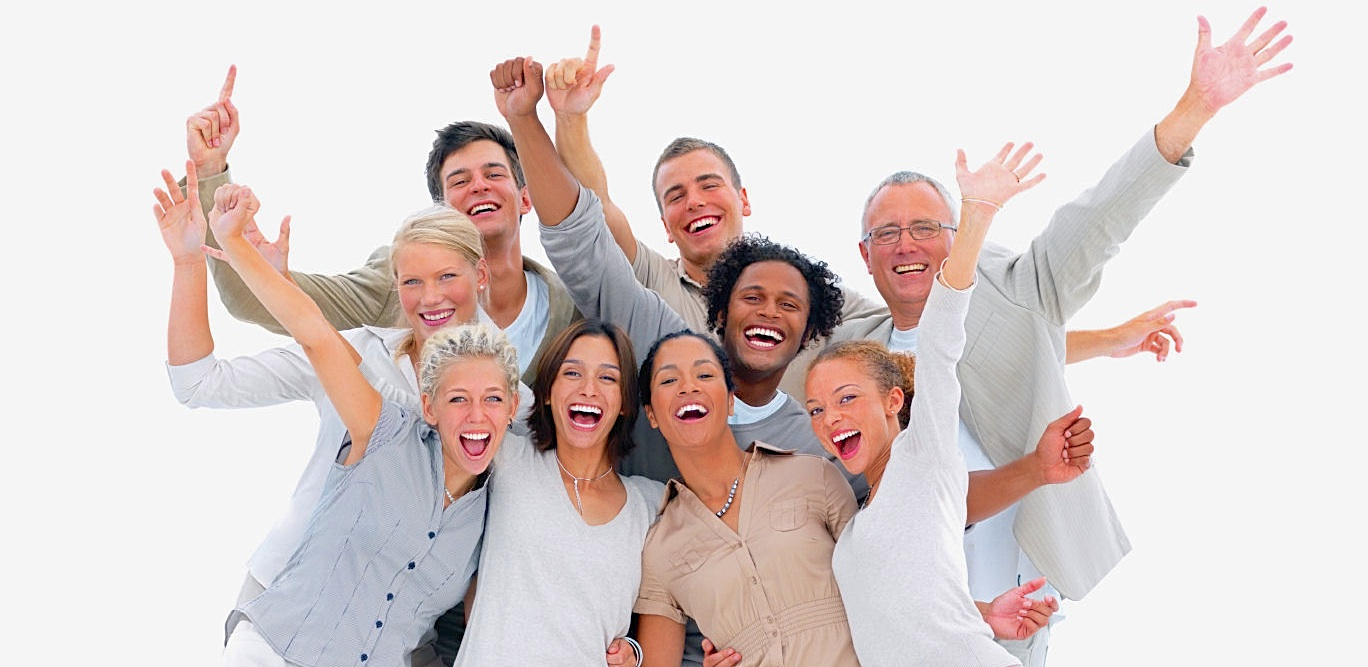
#> input picture example_2.jpg, 1368 x 667 px
$ python Lab1.1.py
#> lines starting #> are read from the running program, lines starting #| are printed output that depends on the picture; after the words box and inside, x2 and y2 are one past the last pixel; in counts of white or black regions, pixels touching at a corner belong together
import cv2 as cv

# drHouse.jpg
image_filename = "example_2.jpg"
image = cv.imread(image_filename, cv.IMREAD_COLOR)
#> image is the input picture: shape (667, 1368, 3); mean B, G, R 204.1, 206.3, 218.6

if (image is None):  # Checkn for invalid input
    print("Could not open or find the image!")
else:
    print("Size of image: ", image.shape)  # print size of image
#| Size of image:  (667, 1368, 3)
    # cv.namedWindow("Image", cv.WINDOW_NORMAL)
    # Convert colored images to grayscale
    grayscale_image = cv.cvtColor(image, cv.COLOR_RGB2GRAY)
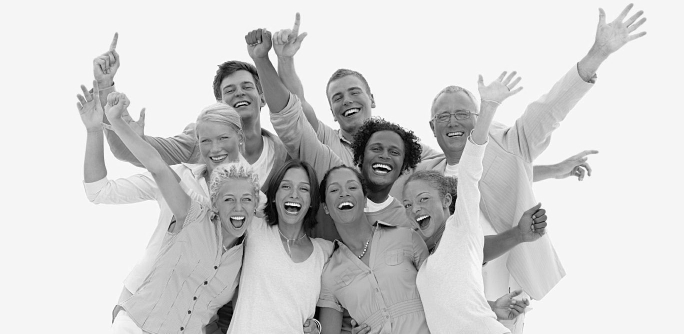
#> grayscale_image: shape (667, 1368) (shown at 1/2 size); min 0, max 255, mean 207
    # Improves the contrast of an image, in order to stretch out the intensty range
    grayscale_image = cv.equalizeHist(grayscale_image)
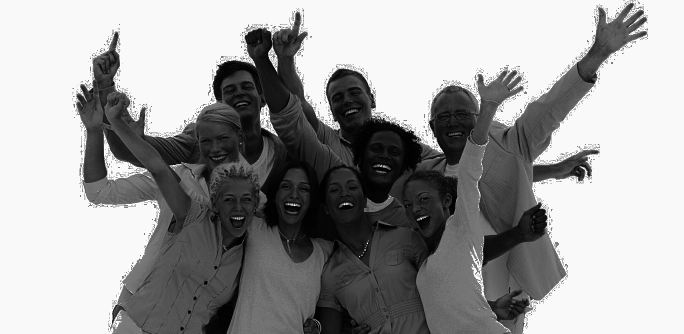
#> grayscale_image: shape (667, 1368) (shown at 1/2 size); min 0, max 255, mean 158.3
    # Load the required XML classifier
    # "haarcascade_frontalface_alt.xml" or "haarcascade_frontalface_default.xml"
    cascade_filename = "haarcascade_frontalface_default.xml"
    cascade = cv.CascadeClassifier(cascade_filename)

    # Detects objects of different sizes in the input image.
    # The detected objects are returned as a list of rectangles.
    # Parameters:
    #           cascade – Haar classifier cascade.
    #           image – Matrix containing an image where objects are detected.
    #           scaleFactor – Parameter specifying how much the image size is reduced at each image scale.
    #           minNeighbors – Parameter specifying how many neighbors each candidate
    #                           rectangle should have to retain it.
    #           flags – Parameter with the same meaning for an old cascade as in the function cvHaarDetectObjects.
    #           minSize – Minimum possible object size. Objects smaller than that are ignored.
    #           maxSize – Maximum possible object size. Objects larger than that are ignored.
    faces = cascade.detectMultiScale(grayscale_image, scaleFactor=1.1,
                                     minNeighbors=3, minSize=(20, 20))
#> faces = [[870, 203, 70, 70], [548, 341, 84, 84], [434, 370, 82, 82], [641, 338, 95, 95], [435, 140, 88, 88], [415, 263, 133, 133]]
    if len(faces) == 0:
        print("No face detected!")
    else:
        # Rectangles as: x1, y1, w(width), h(height) convert to -> x1, y1, x2, y2
        faces[:, 2:] += faces[:, :2]
        print("Faces detected: ", len(faces))
#| Faces detected:  6
        copy_image = image.copy()
        for x1, y1, x2, y2 in faces:
            cv.rectangle(copy_image, (x1, y1), (x2, y2), (255, 0, 123), 2)
            # Create window for display
            cv.namedWindow("Face detected", cv.WINDOW_NORMAL)
            cv.imshow("Face detected", copy_image)
#> this loop made 6 passes
#> (x1, y1, x2, y2) on passes 1 to 6: (870, 203, 940, 273), (548, 341, 632, 425), (434, 370, 516, 452), (641, 338, 736, 433), (435, 140, 523, 228), (415, 263, 548, 396)
#> pass 1, `cv.imshow("Face detected", copy_image)`:
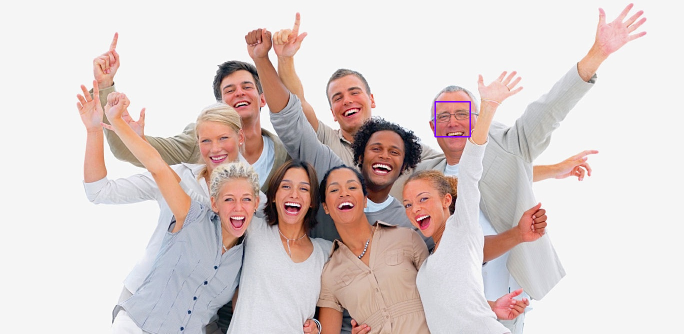
#> window 'Face detected': shape (667, 1368, 3) (shown at 1/2 size); mean B, G, R 204.2, 206.2, 218.5
#> after the loop:
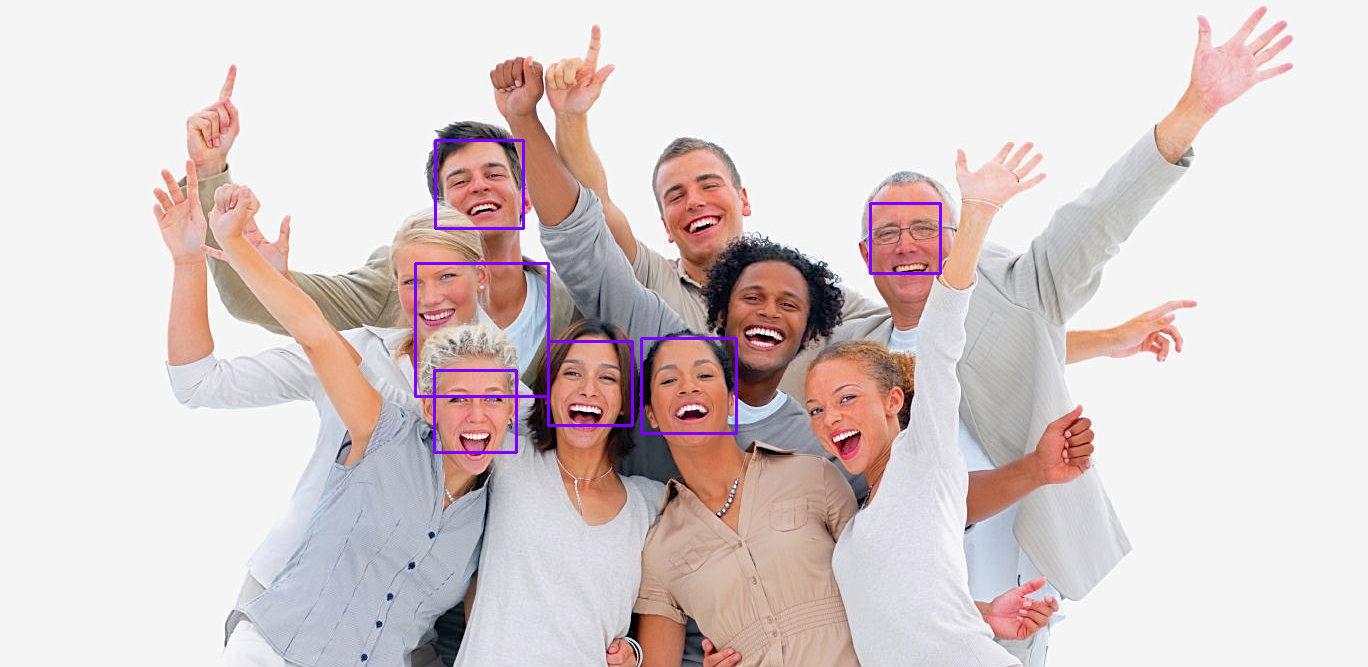
#> copy_image: shape (667, 1368, 3); 0.7% of pixels changed, all inside (x1, y1, x2, y2) = (414, 139, 942, 454)
    # cv.imshow("Grayscale Image", grayscale_image)  # Show grayscale image in the window
    # cv.imshow("Image", image)  # Create window for display
    cv.waitKey(0)  # Wait for key
    cv.destroyAllWindows()

$ run again, with example_1.jpg copied over example_2.jpg
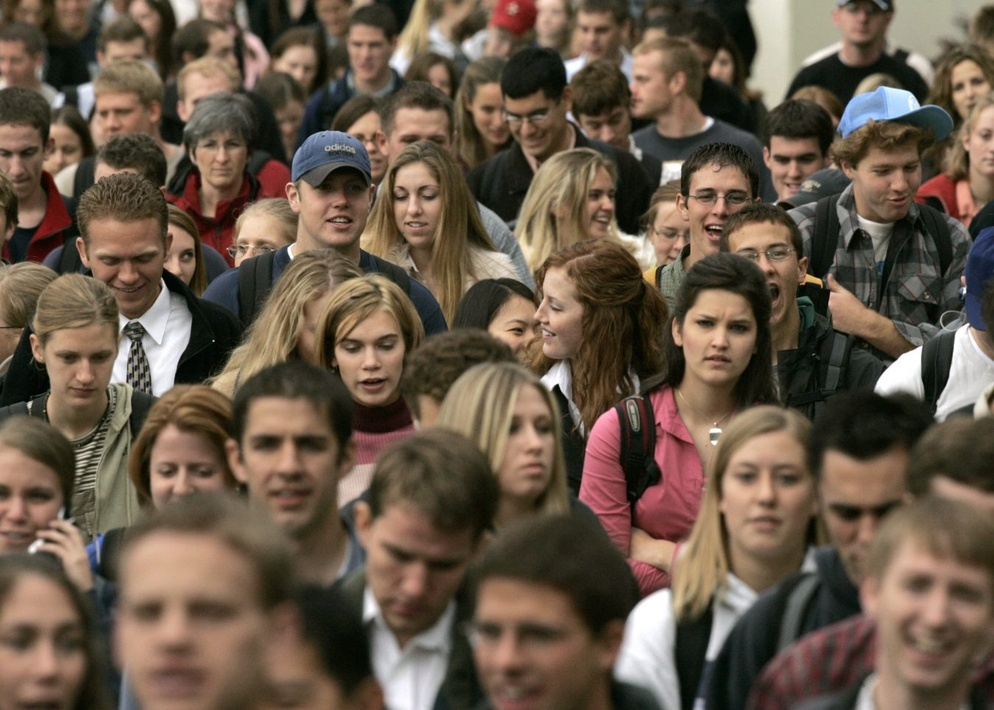
#> input picture example_1.jpg, 994 x 710 px, shrunk from 1350 x 964 before the run
#> image is the input picture: shape (710, 994, 3); mean B, G, R 72.5, 88.1, 104.4
#| Size of image:  (710, 994, 3)
#> `grayscale_image = cv.equalizeHist(grayscale_image)`:
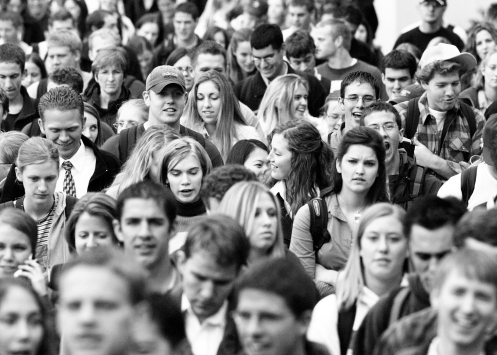
#> grayscale_image: shape (710, 994) (shown at 1/2 size); min 0, max 255, mean 128.3
#> faces = 28 rows, first 6: [566, 9, 54, 54], [341, 25, 52, 52], [83, 91, 58, 58], [942, 65, 52, 52], [342, 118, 54, 54], [191, 122, 61, 61]
#| Faces detected:  28
#> the loop `for x1, y1, x2, y2 in faces:` made 28 passes
#> (x1, y1, x2, y2) on passes 1 to 8: (566, 9, 620, 63), (341, 25, 393, 77), (83, 91, 141, 149), (942, 65, 994, 117), (342, 118, 396, 172), (191, 122, 252, 183), (632, 27, 686, 81), (35, 129, 87, 181)
#> after the loop `for x1, y1, x2, y2 in faces:`:
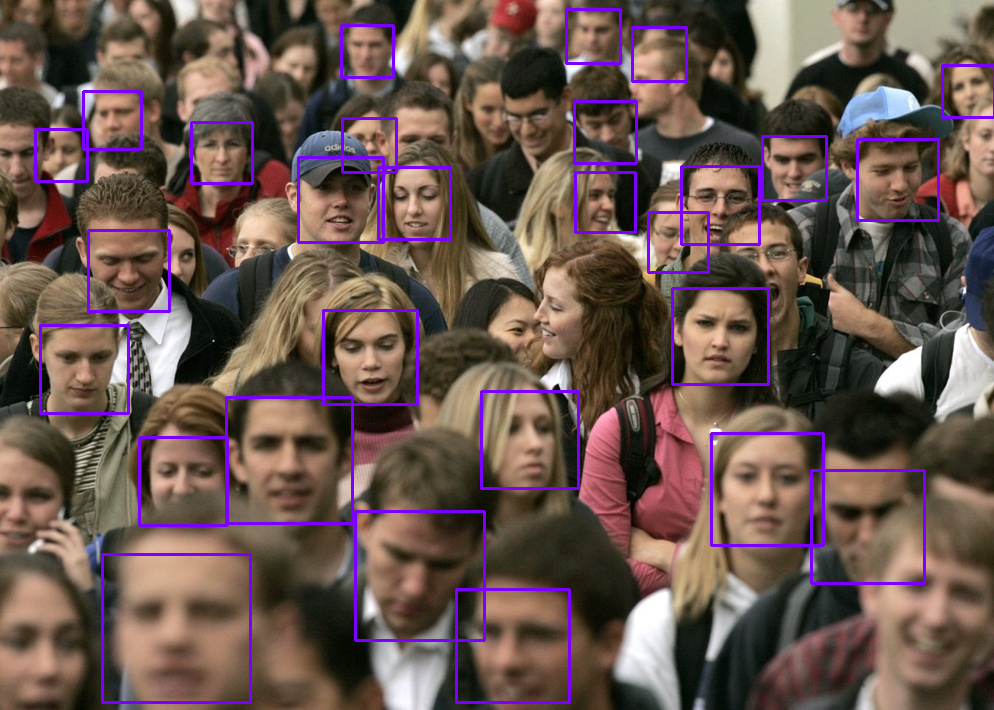
#> copy_image: shape (710, 994, 3); 3.81% of pixels changed, all inside (x1, y1, x2, y2) = (34, 8, 994, 704)
